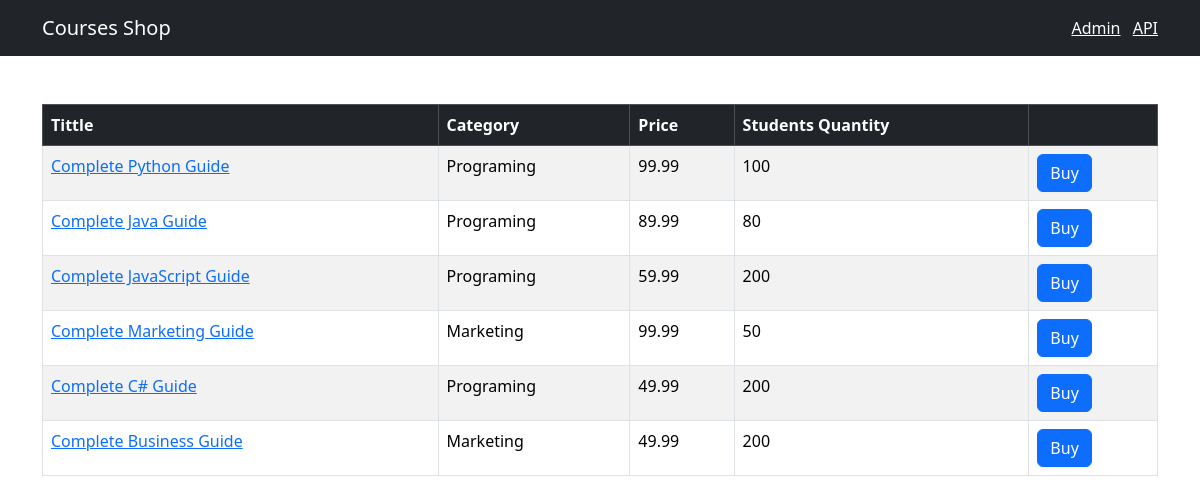
The page / on the database its author committed.
### shop/models.py (models this page shows, shortened)
class Course(models.Model):
    title = models.CharField(max_length=300)
    price = models.FloatField()
    students_qty = models.IntegerField()
    reviews_qty = models.IntegerField()
    category = models.ForeignKey(Category, on_delete=models.CASCADE)
    created_at = models.DateTimeField(default=timezone.now)

class Category(models.Model):
    title = models.CharField(max_length=255)
    created_at = models.DateTimeField(default=timezone.now)
    def __str__(self):
        return self.title

### shop/views.py (the view)
# urls.py: path("", include(api.urls), name="index"),
def index(request):
    courses = Course.objects.all()
    return render(request, "shop/courses.html", {"courses": courses})

### templates/shop/courses.html (shortened to what this page needs)
{% extends 'base.html'%}
{%block content%}
<table class="table mt-5 table-bordered table-striped table-hover">
  <thead class="table-dark">
    <tr>
      <th>Tittle</th>
      <th>Category</th>
      <th>Price</th>
      <th>Students Quantity</th>
      <th></th>
    </tr>
  </thead>
  <tbody>
    {% for course in courses %}
    <tr>
      <td>
          <a href={% url "shop:single_course" course.id%}>{{course.title}}</a>
      </td>
      <td>{{course.category}}</td>
      <td>{{course.price}}</td>
      <td>{{course.students_qty}}</td>
      <td><button class="btn btn-primary">Buy</button></td>
    </tr>
    {% endfor %}
  </tbody>
</table>
{% endblock %}

### templates/base.html (shortened to what this page needs)
<!DOCTYPE html>
<html lang="en">
  <head>
    <link
      href="https://cdn.jsdelivr.net/npm/bootstrap@5.3.3/dist/css/bootstrap.min.css"
      rel="stylesheet"
    />
  </head>
  <body>
    <nav class="navbar navbar-dark bg-dark">
      <div class="container">
        <a href={% url "shop:index" %} class="navbar-brand">Courses Shop</a>
        <span class="navbar-text">
          <a href="/admin/" class="me-2" target="_blank">Admin</a>
          <a href="/api/v1/" target="_blank">API</a>
        </span>
      </div>
    </nav>
    <main class="container">{% block content %} {% endblock %}</main>
  </body>
</html>

### rows shown on the page
Course: title "Complete Python Guide", category "Programing", price "99.99", students_qty "100"
Course: title "Complete Java Guide", category "Programing", price "89.99", students_qty "80"
Course: title "Complete JavaScript Guide", category "Programing", price "59.99", students_qty "200"
Course: title "Complete Marketing Guide", category "Marketing", price "99.99", students_qty "50"
Course: title "Complete C# Guide", category "Programing", price "49.99", students_qty "200"
Course: title "Complete Business Guide", category "Marketing", price "49.99", students_qty "200"
